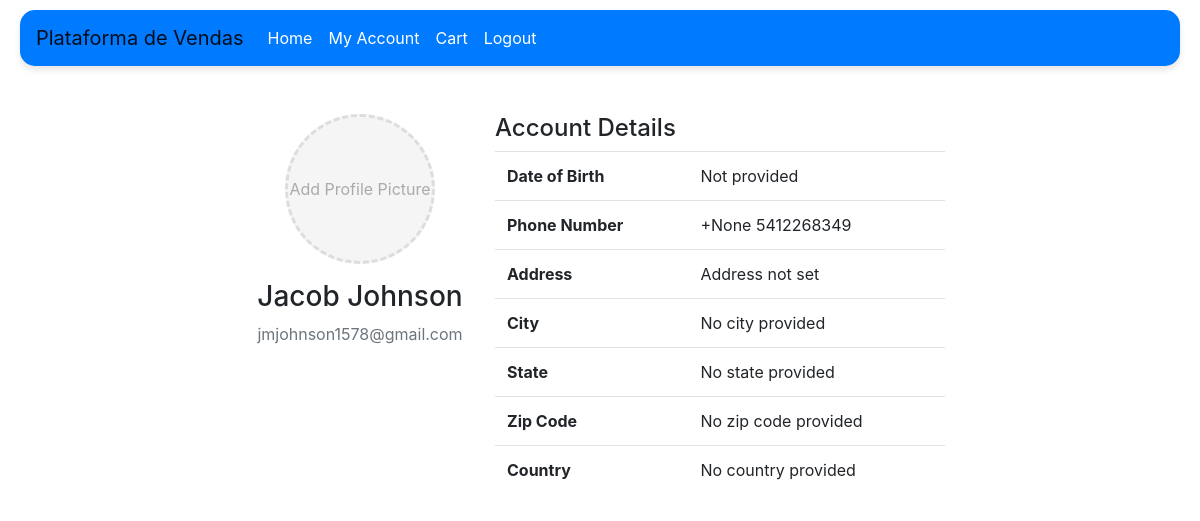
/account/ (signed in), run on the app's committed database.
### Accounts/models.py (models this page shows, shortened)
class CustomUser(AbstractUser):
    ACCOUNT_TYPES = [
        ('customer', 'Customer'),
        ('seller', 'Seller'),
        ('admin', 'Admin'),
    ]
    account_type = models.CharField(choices=ACCOUNT_TYPES, max_length=10, default='customer')
    store = models.ForeignKey('Stores.Store', on_delete=models.CASCADE, null=True, blank=True) # For sellers to have a store
    stock_notifications = models.BooleanField(default=True, null=True, blank=True) # For sellers to receive notifcations of their stock levels.
    first_name = models.CharField(max_length=50)
    last_name = models.CharField(max_length=50)
    address = models.TextField(null=True, blank=True)
    address_two = models.TextField(null=True, blank=True)
    city = models.CharField(max_length=50, null=True, blank=True)
    state = models.CharField(max_length=50, null=True, blank=True)
    zip_code = models.CharField(max_length=10, null=True, blank=True)
    country = models.CharField(max_length=50, null=True, blank=True)
    country_phone_number_code = models.IntegerField(null=True, blank=True)
    phone_number = models.CharField(max_length=15, null=True, blank=True)
    profile_picture = models.ImageField(upload_to='profile_pictures/', null=True, blank=True)
    date_of_birth = models.DateField(null=True, blank=True)
    created_on = models.DateTimeField(auto_now_add=True)

### Accounts/views.py (the view)
# urls.py: path('account/', account_views.view_account, name='view_account'),
def view_account(request):
    if request.user.is_authenticated:
        if request.user.account_type == "customer":
            return render(request, 'Accounts/view_customer_account.html')
        elif request.user.account_type == "seller":
            return render(request, 'Accounts/view_seller_account.html')
        elif request.user.account_type == "admin":
            return render(request, 'Accounts/view_admin_account.html')
    else:
        next_url = request.get_full_path()
        return redirect(f'/login?next={next_url}')

### Accounts/templates/Accounts/view_customer_account.html (shortened to what this page needs)
{% extends "Stores/base.html" %}
{% load static %}
{% block styles %}
    {{ block.super }}
    <link rel="stylesheet" type="text/css" href="{% static 'css/view_customer_account.css' %}">
{% endblock %}
{% block content %}
    <div class="container mt-5">
        <div class="row">
            <div class="col-md-4 d-flex flex-column align-items-center">
                <div id="primary-info-container" class="text-center position-relative">
                    {% if user.profile_picture %}
                        <img src="{{ user.profile_picture.url }}" alt="Profile Picture" class="rounded-circle img-fluid profile-picture mb-3">
                        <div class="position-absolute plus-icon-container" onclick="document.getElementById('profile-picture-input').click();">
                            <i class="bi bi-plus-circle plus-icon"></i>
                        </div>
                    {% else %}
                        <div id="add-profile-pic" class="profile-picture-placeholder rounded-circle d-flex align-items-center justify-content-center mb-3" onclick="document.getElementById('profile-picture-input').click();">
                            Add Profile Picture
                        </div>
                    {% endif %}
                </div>
                <h3 class="text-center">{{ user.first_name }} {{ user.last_name }}</h3>
                <p class="text-muted text-center">{{ user.email }}</p>
            </div>
            <div class="col-md-8">
                <div id="profile-info">
                    <h4>Account Details</h4>
                    <table class="table">
                        <tbody>
                            <tr>
                                <th scope="row">Date of Birth</th>
                                <td>{{ user.date_of_birth | default:"Not provided" }}</td>
                            </tr>
                            <tr>
                                <th scope="row">Phone Number</th>
                                <td>+{{user.country_phone_number_code}} {{ user.phone_number | default:"Not phone number provided"}}</td>
                            </tr>
                            <tr>
                                <th scope="row">Address</th>
                                <td>{{ user.address | default:"Address not set"}}</td>
                            </tr>
                            <tr>
                                <th scope="row">City</th>
                                <td>{{ user.city | default:"No city provided"}}</td>
                            </tr>
                            <tr>
                                <th scope="row">State</th>
                                <td>{{ user.state | default:"No state provided"}}</td>
                            </tr>
                            <tr>
                                <th scope="row">Zip Code</th>
                                <td>{{ user.zip_code | default:"No zip code provided"}}</td>
                            </tr>
                            <tr>
                                <th scope="row">Country</th>
                                <td>{{ user.country | default:"No country provided"}}</td>
                            </tr>
                        </tbody>
                    </table>
                </div>
            </div>
        </div>
    </div>
{% endblock %}

### Stores/templates/Stores/base.html (shortened to what this page needs)
{% load static %}
<!DOCTYPE html>
<html>
<head>
    {% block styles %}
        <link rel="stylesheet" href="https://stackpath.bootstrapcdn.com/bootstrap/4.5.2/css/bootstrap.min.css">
        <link rel="stylesheet" href="https://cdn.jsdelivr.net/npm/bootstrap-icons/font/bootstrap-icons.css" rel="stylesheet">
        <link rel="stylesheet" type="text/css" href="{% static 'css/base.css' %}">
    {% endblock %}
</head>
<body>
    <nav class="navbar navbar-expand-lg navbar-light navbar-custom">
        <a class="navbar-brand" href="/">Plataforma de Vendas</a>
        <div class="collapse navbar-collapse" id="navbarNav">
          <ul class="navbar-nav">
            <li class="nav-item">
              <a class="nav-link" href="/">Home<span class="sr-only">(current)</span></a>
            </li>
            {% if request.user.is_authenticated %}
                <li class="nav-item">
                    <a class="nav-link" href="/account">My Account</a>
                </li>
                {% if request.user.account_type == "customer" %}
                    <li class="nav-item">
                        <a class="nav-link" href="">Cart</a>
                    </li>
                {% endif %}
                <li class="nav-item">
                    <a class="nav-link" href="/logout">Logout</a>
                </li>
            {% endif %}
          </ul>
        </div>
      </nav>
    <main>
        {% block content %}{% endblock %}
    </main>
</body>
</html>

### Plataforma_de_Vendas/static/css/base.css (style rules this page uses)
.navbar-custom { background-color: #007BFF; color: #FFFFFF; border-radius:15px; margin-left:20px; margin-right:20px; margin-top:10px; box-shadow: 0 4px 6px rgba(0,0,0,0.1); }
.navbar-custom .navbar-nav .nav-link { color: #FFFFFF; }
main { margin-left: 20%; margin-right: 20%; width:60%; }

### Plataforma_de_Vendas/static/css/view_customer_account.css (style rules this page uses)
.profile-picture-placeholder { width: 150px; height: 150px; background-color: #f5f5f5; color: #aaa; font-size: 16px; border: 3px dashed #ddd; cursor: pointer; position: relative; margin: 0 auto; }
#primary-info-container { display: flex; flex-direction: column; align-items: center; }

### data on the page
CustomUser: first_name "Jacob", last_name "Johnson", email "jmjohnson1578@gmail.com", date_of_birth "Not provided", country_phone_number_code "None", phone_number "5412268349", address "Address not set", city "No city provided", state "No state provided", zip_code "No zip code provided", country "No country provided"
